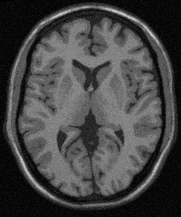
#> input picture Practica/Practica 2/archivos-practica2/ImagenA.pgm, 181 x 217 px
$ python ej_4.py ImagenA.pgm A0.pgm
#> lines starting #> are read from the running program, lines starting #| are printed output that depends on the picture; long printed decimals are rounded
import cv2
import sys
import numpy as np
import matplotlib.pyplot as plt
import os.path
from scipy.signal import convolve2d
import scienceplots

plt.style.use(['science', 'notebook', 'grid'])

def read_pgm_file(file_name):

#> called with file_name = 'ImagenA.pgm'
    data_dir = os.path.dirname(os.path.abspath(__file__))

    # Test if file exists
    file_path = os.path.join(data_dir, file_name)
    assert os.path.isfile(file_path), 'file \'{0}\' does not exist'.format(file_path)

    img = cv2.imread(file_name,flags=cv2.IMREAD_GRAYSCALE)
#> img is the input picture: shape (217, 181); min 0, max 219, mean 67.9

    if img is not None:
        print('img.size: ', img.size)
#| img.size:  39277
#| Size of image: (217, 181)
    else:
        print('imread({0}) -> None'.format(file_path))

    return img


def show_img_hist(im):
    vmin = np.amin(im)
#> vmin = 0
    vmax = np.max(im)
#> vmax = 219
    print("Intensity Min: {}   Max:{}".format(vmin,vmax))
#| Intensity Min: 0   Max:219

    L = abs(int(vmax - vmin))
#> L = 219
    print("Number of Levels: {}".format(L))
#| Number of Levels: 219

    fig =plt.figure(figsize=(8, 6))
    plt.grid()
    # plt.axis('off')


    imgplot = plt.imshow(im,cmap='gray', vmin=vmin, vmax=vmax)
    fig.colorbar(imgplot, ax=plt.gca())

    plt.figure(figsize=(8, 6))
    hist, bin_edges = np.histogram(im.ravel(),bins=L)
#> hist = 219 values, max 1026 at index 6, min 0 at index 206, mean 179.3; bin_edges = 220 values from 0 to 219
    plt.bar(bin_edges[:-1], hist)


def low_pass(im, filter_matrix, method = 'valid'):
    # Obtengo las dimensiones de la imagen
#> called with filter_matrix = array of shape (3, 3), method = 'same'
    shape = im.shape
#> shape = (217, 181)
    # Obtengo las dimensiones del filtro
    filter_shape = filter_matrix.shape

    #Verifico el method
    if method == 'valid':
        new_shape = (shape[0]-filter_shape[0], shape[1]-filter_shape[1])
        new_im = np.zeros(new_shape)
        # Recorro la imagen nueva
        for i in range(new_shape[0]):
            for j in range(new_shape[1]):
                # Recorro el filtro
                for k in range(filter_shape[0]):
                    for l in range(filter_shape[1]):
                        new_im[i,j] += im[i+k,j+l]*filter_matrix[k,l]
        return new_im
    elif method == 'same':
        new_shape = shape
#> new_shape = (217, 181)
        # Agrego el pading necesario
        new_im = np.zeros(new_shape)
        pad_x = int(filter_shape[0]/2)
        pad_y = int(filter_shape[1]/2)
        im = np.pad(im,((pad_x,pad_x),(pad_y,pad_y)),'constant')
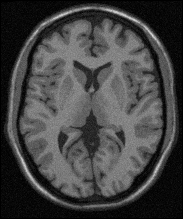
#> im: shape (219, 183); min 0, max 219, mean 66.6
        # Recorro la imagen nueva
        for i in range(new_shape[0]):
            for j in range(new_shape[1]):
                # Recorro el filtro
                for k in range(filter_shape[0]):
                    for l in range(filter_shape[1]):
                        new_im[i,j] += im[i+k,j+l]*filter_matrix[k,l]
        return new_im

    else:
        print("Invalid method")
        return None


if __name__ == "__main__":

    if(len(sys.argv)<3):
        print("Usage: python read-write-pgm.py [infile.pgm] [outfile.pgm]")
        exit(1)

    infile = sys.argv[1]
    outfile = sys.argv[2:]

    img = read_pgm_file(infile)

    im = np.array(img)
    print("Size of image: {}".format(im.shape))

    show_img_hist(im)

    filter_matrix_3 = np.ones((3,3))/9
    filter_matrix_5 = np.ones((5,5))/25
    filter_matrix_7 = np.ones((7,7))/49

    mod = 'same'
    imout_3 = low_pass(im, filter_matrix_3, mod)
    imout_5 = low_pass(im, filter_matrix_5, mod)
#> call 2 of low_pass, with filter_matrix = array of shape (5, 5), method = 'same'
#> in low_pass (call 2), `im = np.pad(im,((pad_x,pad_x),(pad_y,pad_y)),'constant')`:
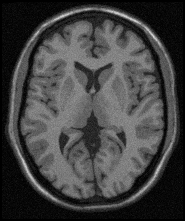
#> im: shape (221, 185); min 0, max 219, mean 65.3
#> after the loop in low_pass (call 2), `for i in range(new_shape[0]):`:
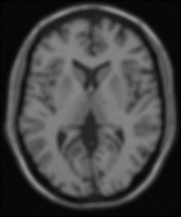
#> new_im: shape (217, 181) float64; min 1.48, max 144.3, mean 67.8
    imout_7 = low_pass(im, filter_matrix_7, mod)
#> call 3 of low_pass, with filter_matrix = array of shape (7, 7), method = 'same'
#> in low_pass (call 3), `im = np.pad(im,((pad_x,pad_x),(pad_y,pad_y)),'constant')`:
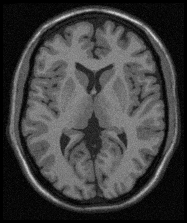
#> im: shape (223, 187); min 0, max 219, mean 64

    # Verifico funcionamiento con funcion de scipy
    # imout_3 = convolve2d(im,filter_matrix_3,mode=mod)
    # imout_5 = convolve2d(im, filter_matrix_5,mode=mod)
    # imout_7 = convolve2d(im, filter_matrix_7,mode=mod)

    print("Filtros aplicados")
    print("Size of image 3x3: {}".format(imout_3.shape))
#| Size of image 3x3: (217, 181)
    print("Size of image 5x5: {}".format(imout_5.shape))
#| Size of image 5x5: (217, 181)
    print("Size of image 7x7: {}".format(imout_7.shape))
#| Size of image 7x7: (217, 181)

    show_img_hist(imout_3)
#| Intensity Min: 0.8889   Max:177.0
#| Number of Levels: 176
    show_img_hist(imout_5)
#| Intensity Min: 1.48   Max:144.320
#| Number of Levels: 142
    show_img_hist(imout_7)
#| Intensity Min: 1.694   Max:133.918
#| Number of Levels: 132

    plt.show()
#> figure, not shown here; tallest bar 1026 high, from x = 5.6 to 6.4
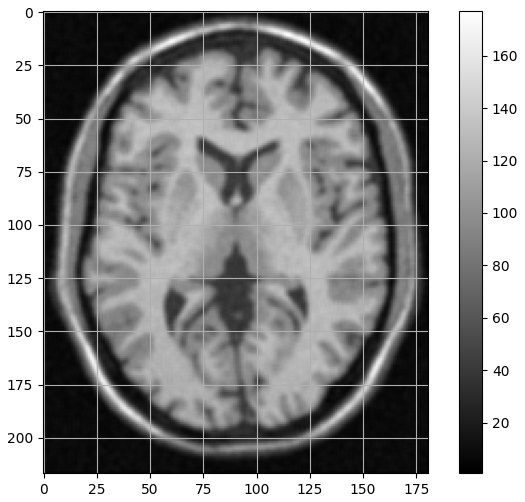
#> figure drawn by matplotlib, 2 panels
#> figure, not shown here; tallest bar 2464 high, from x = 6.49 to 7.29
#> figure, not shown here; tallest bar 3526 high, from x = 7.12 to 7.92
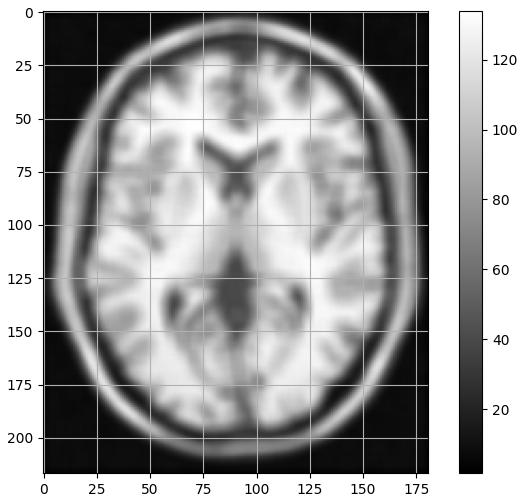
#> figure drawn by matplotlib, 2 panels
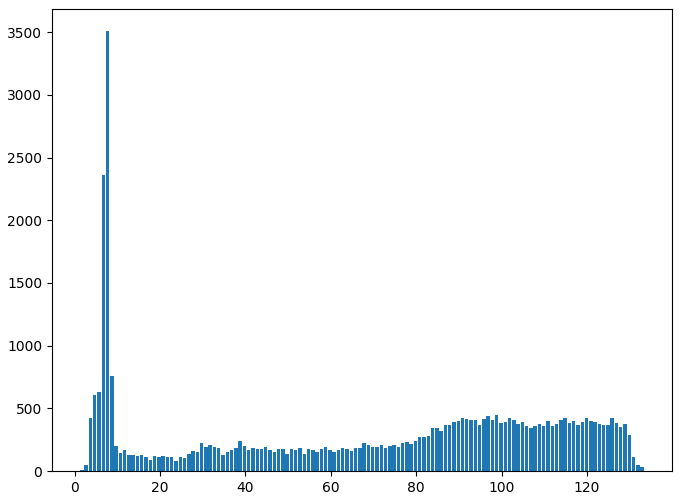
#> figure drawn by matplotlib, 1 panel; tallest bar 3509 high, from x = 7.3 to 8.1

#> (the run stopped early here; a loop or call above may not have finished)

$ run again, on Practica/Practica 2/archivos-practica2/A0_ec.pgm
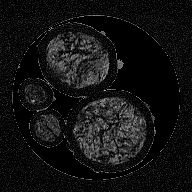
#> input picture Practica/Practica 2/archivos-practica2/A0_ec.pgm, 192 x 192 px
#> in read_pgm_file, img is the input picture: shape (192, 192); min 0, max 184, mean 18.7
#| img.size:  36864
#| Size of image: (192, 192)
#> vmin = 0
#> vmax = 184
#| Intensity Min: 0   Max:184
#| Number of Levels: 184
#> hist = 184 values, max 14069 at index 0, min 0 at index 157, mean 200.3; bin_edges = 185 values from 0 to 184
#> im: shape (196, 196)
#> im: shape (198, 198)
#> after the loop in low_pass (call 3), `for i in range(new_shape[0]):`:
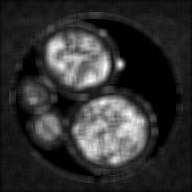
#> new_im: shape (192, 192) float64; min 0, max 95.27, mean 18.5; drawn with min black and max white
#| Size of image 3x3: (192, 192)
#| Size of image 5x5: (192, 192)
#| Size of image 7x7: (192, 192)
#| Intensity Min: 0.0   Max:119.667
#| Number of Levels: 119
#| Intensity Min: 0.0   Max:108.2
#| Number of Levels: 108
#| Intensity Min: 0.0   Max:95.265
#| Number of Levels: 95
#> `plt.show()`:
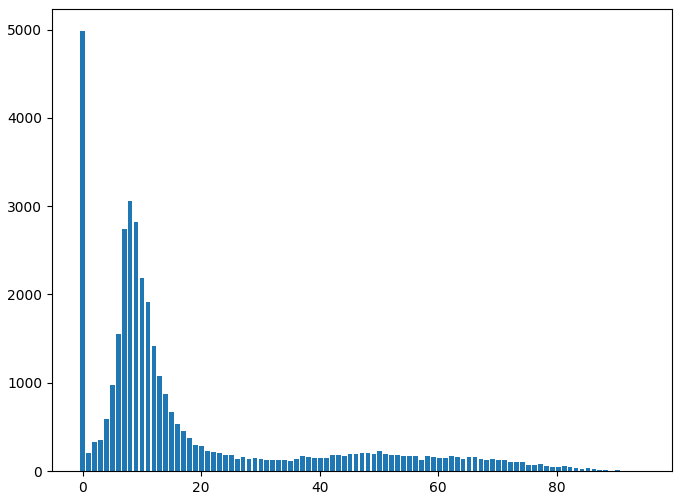
#> figure drawn by matplotlib, 1 panel; tallest bar 4985 high, from x = -0.4 to 0.4

$ run again, on Practica/Practica 2/archivos-practica2/A0_ec_sub.pgm
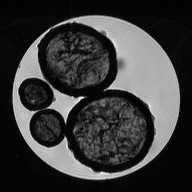
#> input picture Practica/Practica 2/archivos-practica2/A0_ec_sub.pgm, 192 x 192 px
#> in read_pgm_file, img is the input picture: shape (192, 192); min 1, max 255, mean 58.8
#| img.size:  36864
#| Size of image: (192, 192)
#> vmin = 1
#> vmax = 255
#| Intensity Min: 1   Max:255
#> L = 254
#| Number of Levels: 254
#> hist = 254 values, max 3331 at index 3, min 0 at index 228, mean 145.1; bin_edges = 255 values from 1 to 255
#> im: shape (196, 196)
#> in low_pass (call 3), `im = np.pad(im,((pad_x,pad_x),(pad_y,pad_y)),'constant')`:
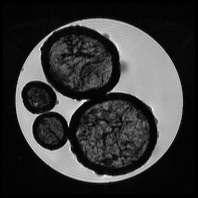
#> im: shape (198, 198); min 0, max 255, mean 55.3
#| Size of image 3x3: (192, 192)
#| Size of image 5x5: (192, 192)
#| Size of image 7x7: (192, 192)
#| Intensity Min: 1.222   Max:214.667
#| Number of Levels: 213
#| Intensity Min: 1.0   Max:203.56
#| Number of Levels: 202
#| Intensity Min: 1.041   Max:197.939
#| Number of Levels: 196
#> `plt.show()`:
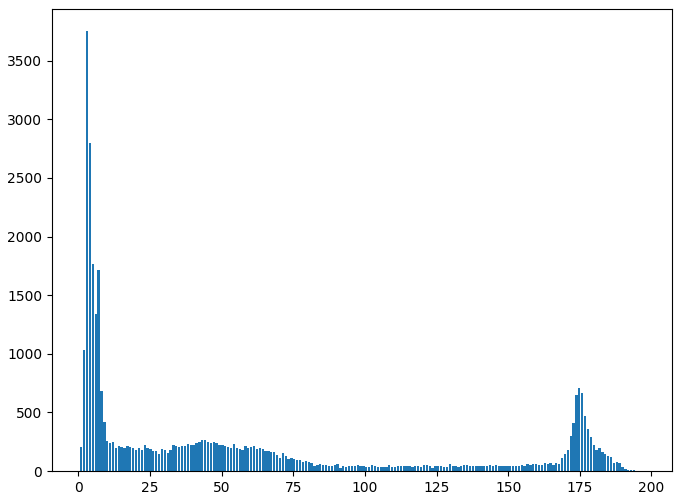
#> figure drawn by matplotlib, 1 panel; tallest bar 3753 high, from x = 2.65 to 3.45
